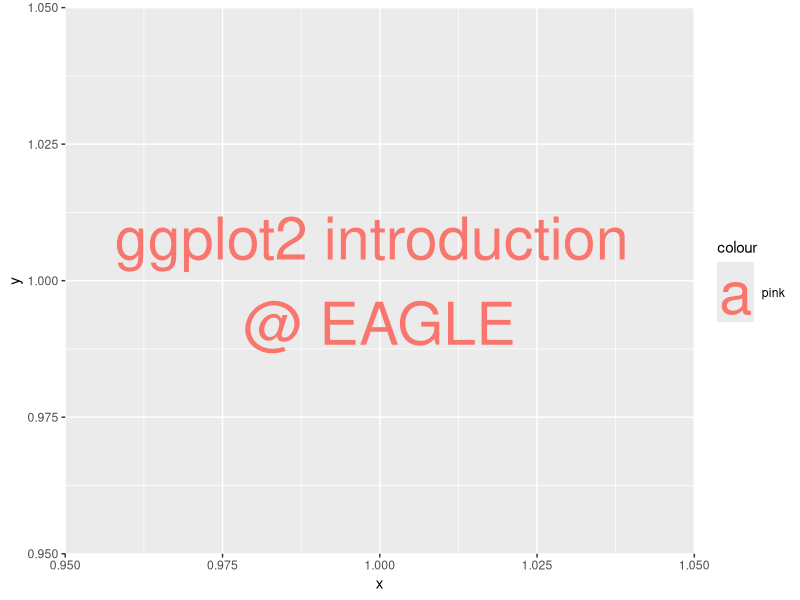
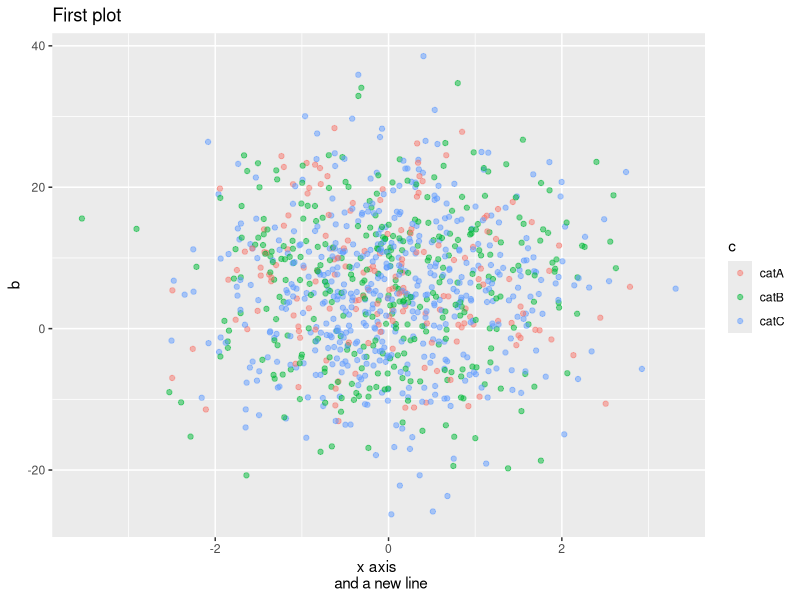
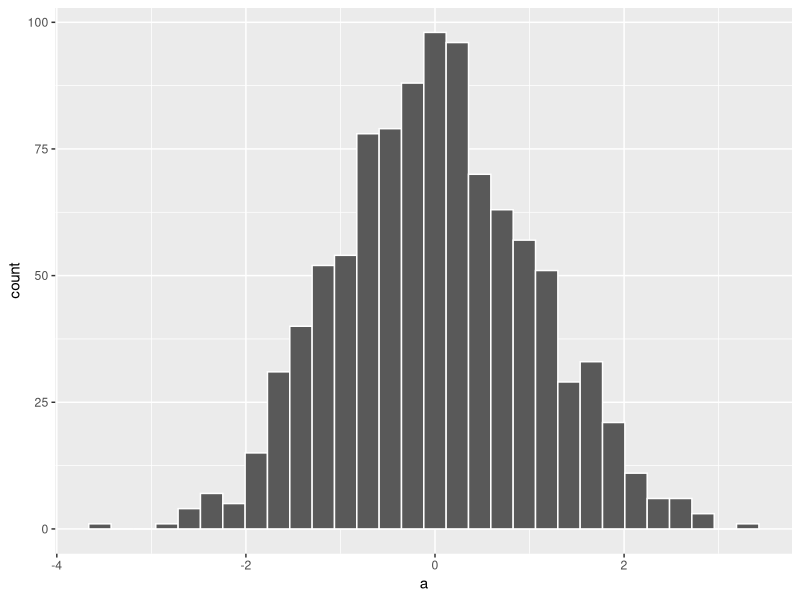
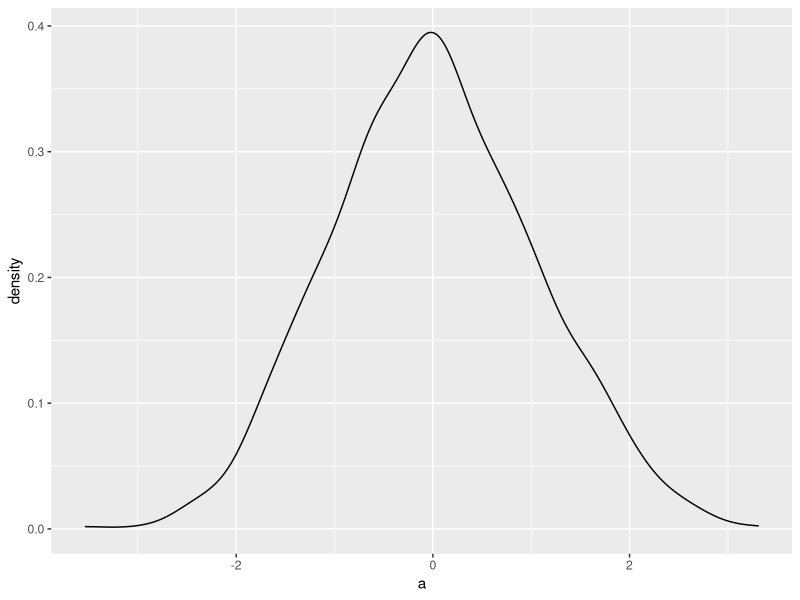
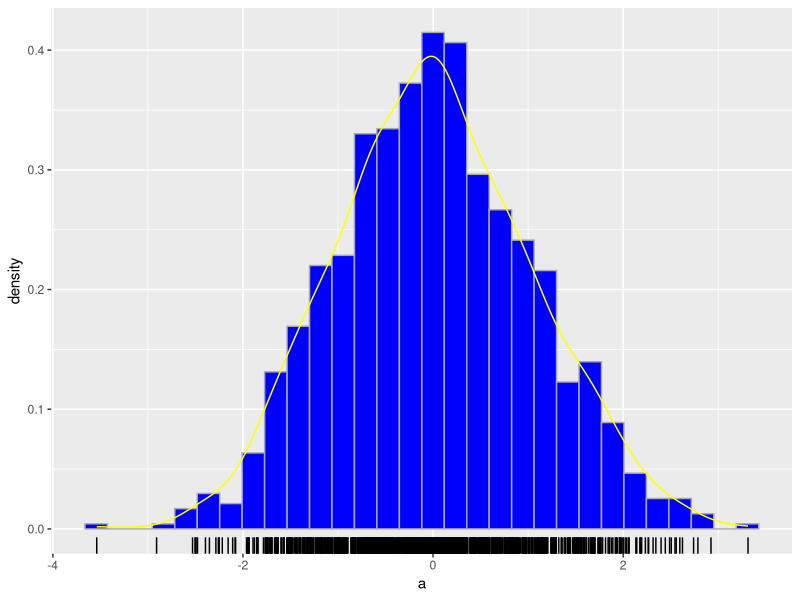
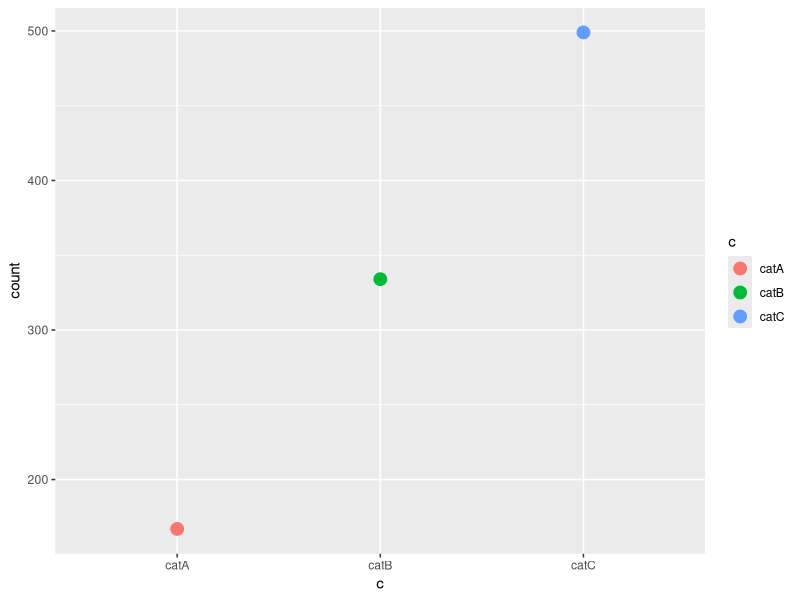
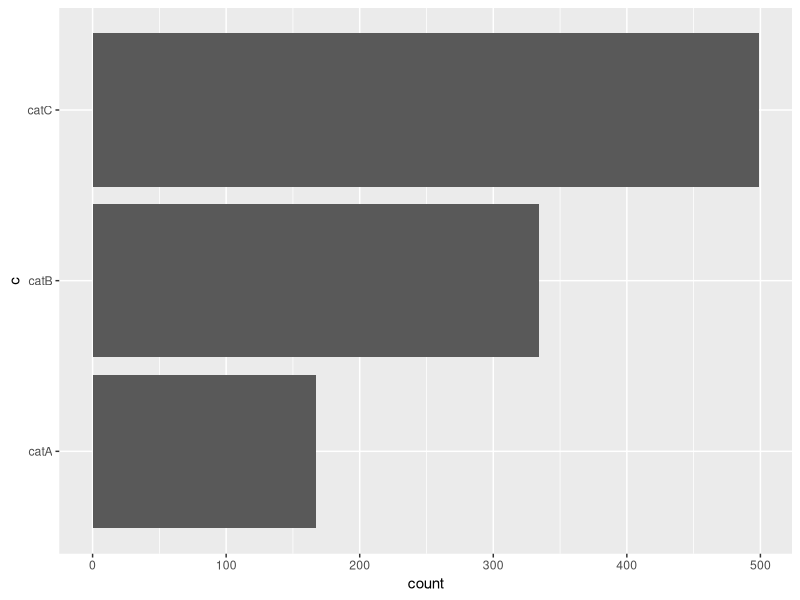
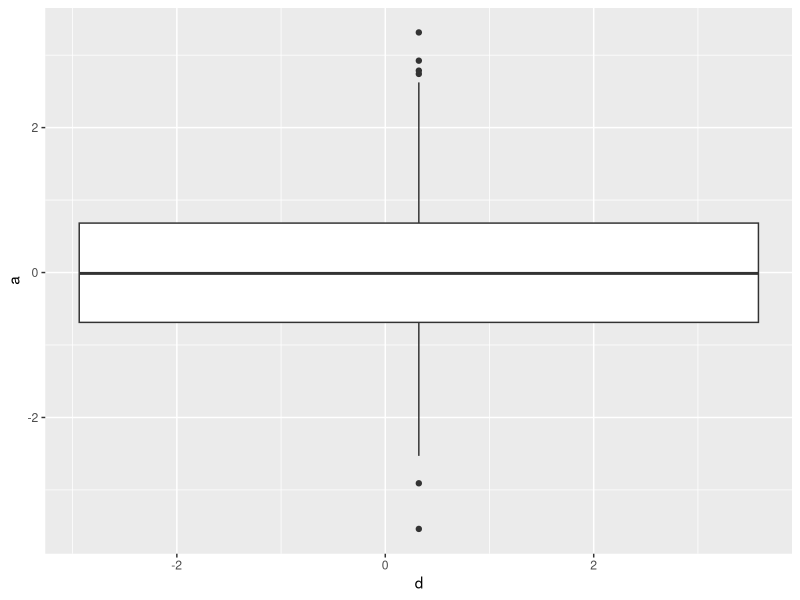

Recreate these plots in R, in order.
install.packages("ggplot2")
library(ggplot2)
x11()
x <- data.frame(x=1,y=1,label="ggplot2 introduction \n@ EAGLE")

ggplot(data=x, aes(x=x,y=y))+geom_text(aes(label=label, colour="pink"),size=15)


#creating data for excercise

x1 <- rnorm(1000,0,1)
x2 <- rnorm(1000,5,10)
x3 <- rep(c("catA","catB","catB","catC","catC","catC"),200)[1:1000]
x4 <- rnorm(1000,0,1)

df <- data.frame(a=x1,b=x2,c=x3,d=x4)
df
library(ggplot2)
ggplot(df,aes(a,b,colour=c))+
  geom_point(alpha=.5)+labs(title="First plot", x="x axis \n and a new line")


ggplot(df, aes(a))+ 
  geom_histogram(color="white")

ggplot(df, aes(a))+ 
  geom_density()


#combining plots
ggplot(df)+  
  geom_histogram (aes(a,after_stat(density)), fill="blue", colour="darkgrey")+ 
  geom_density(aes(a,after_stat(density)),colour="yellow")+
  geom_rug(aes(a))

ggplot(df,aes(c,color=c))+
  geom_point(stat="count",size=4)
ggplot(df)+
  geom_bar(aes(c))+
  coord_flip()
ggplot (df,aes(d,a))+
  geom_boxplot()
ggplot(df,aes(d,a))+
  geom_boxplot()+
  geom_jitter(alpha=.5,width=.3,color="hotpink")


